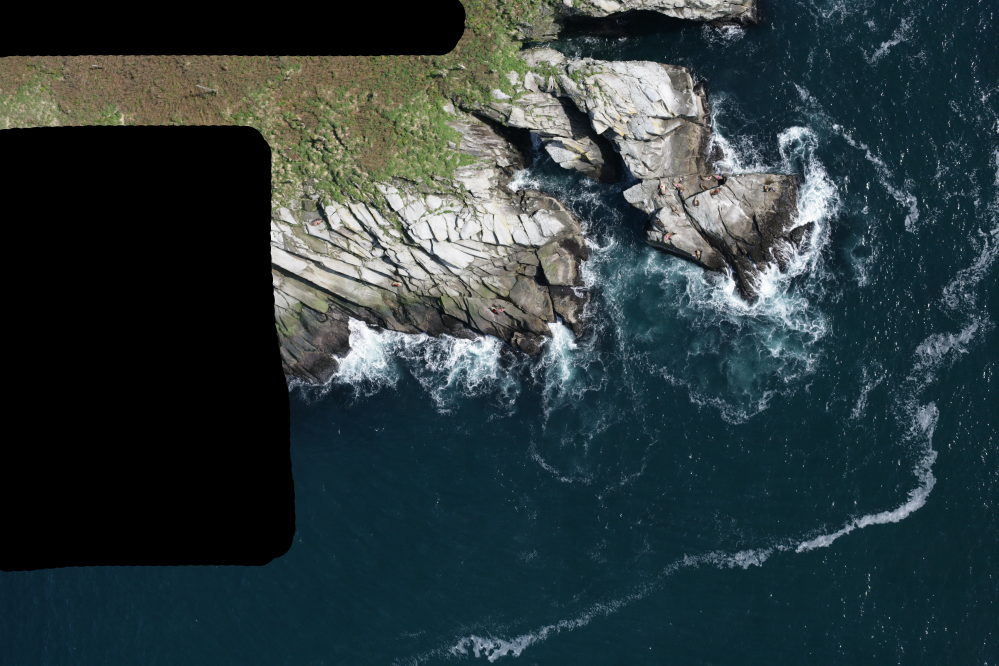
#> input picture Data/train-dotted/10.jpg, 4992 x 3328 px, found by its file name (shown at 1/5 size); its folder holds only this picture in this run
$ python -i helper.py   (imports and definitions only)
#> lines starting #> are read from the running program, lines starting #| are printed output that depends on the picture; after the words box and inside, x2 and y2 are one past the last pixel; in counts of white or black regions, pixels touching at a corner belong together; pictures that were not available may be replaced by others from this repository, and a replacement may not be noted
import cv2
import glob
import skimage.feature
import pandas as pd
import numpy as np
import os


bad_images = [3, 7, 9, 21, 30, 34, 71, 81, 89, 97, 151, 184, 215, 234, 242, 268, 290, 311, 331, 344, 380, 384, 406, 421,
              469, 475, 490, 499, 507,
              530, 531, 605, 607, 614, 621, 638, 644, 687, 712, 721, 767, 779, 781, 794, 800, 811, 839, 840, 869, 882,
              901, 903, 905, 909, 913, 927, 946]

sealion_classes = ['adult_males', 'subadult_males', 'adult_females', 'juveniles', 'pups']


def get_sealion_coords(path):
    """
    Generate coods.csv file which contains each sea lion coordinates
    :param path: data path
    :return: None
    """
#> called with path = '../../../../Data/train-dotted/10.jpg'
    train_path = path + 'Train/'
    train_dotted_path = path + 'TrainDotted/'

    tids = list(map(lambda x: int(os.path.basename(x)[:-4]), glob.glob(train_path + '*.jpg')))
    tids = sorted(list(filter(lambda x: x not in bad_images, tids)))

    print('there are totally {} images'.format(len(tids)))

    res = []

    for i, tid in enumerate(tids):

        # read the Train and Train Dotted images
        image_1 = cv2.imread(train_dotted_path + '{}.jpg'.format(tid))
#> image_1 is the input picture: shape (3328, 4992, 3); mean B, G, R 60.5, 58, 44.4
        image_2 = cv2.imread(train_path + '{}.jpg'.format(tid))

        # absolute difference between Train and TrainDotted
        image_3 = cv2.absdiff(image_1, image_2)
#> image_3: shape (3328, 4992, 3); every value is 0

        # mask out blackened regions from Train Dotted
        mask_1 = cv2.cvtColor(image_1, cv2.COLOR_BGR2GRAY)
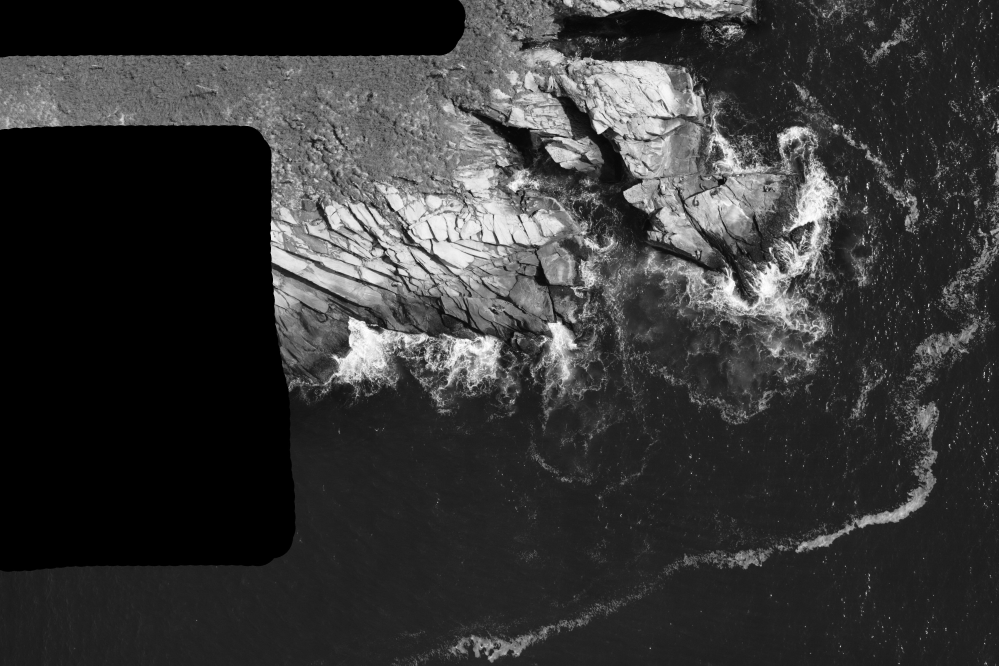
#> mask_1: shape (3328, 4992) (shown at 1/5 size); min 0, max 255, mean 54.2
        mask_1[mask_1 < 20] = 0
        mask_1[mask_1 > 0] = 255
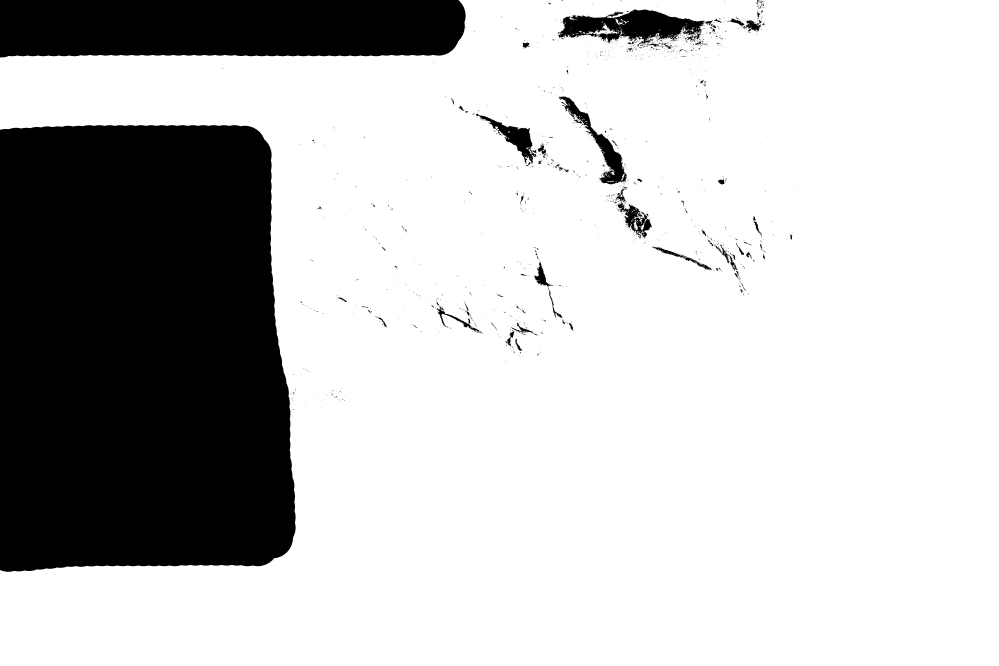
#> mask_1: shape (3328, 4992) (shown at 1/5 size); 76.5% white; 2491 black regions (2292 under 20 px), largest, box (x1, y1, x2, y2) and area: (0, 626, 1478, 2859) 3089857, (0, 0, 2328, 287) 641337, (2788, 46, 3564, 222) 71379

        mask_2 = cv2.cvtColor(image_2, cv2.COLOR_BGR2GRAY)
        mask_2[mask_2 < 20] = 0
        mask_2[mask_2 > 0] = 255

        image_3 = cv2.bitwise_or(image_3, image_3, mask=mask_1)
        image_3 = cv2.bitwise_or(image_3, image_3, mask=mask_2)

        # convert to grayscale to be accepted by skimage.feature.blob_log
        image_3 = cv2.cvtColor(image_3, cv2.COLOR_BGR2GRAY)
#> image_3: shape (3328, 4992); every value is 0

        # detect blobs
        blobs = skimage.feature.blob_log(image_3, min_sigma=3, max_sigma=4, num_sigma=1, threshold=0.02)
#> blobs = empty array

        res_dic = {
            'adult_males': [],
            'subadult_males': [],
            'adult_females': [],
            'juveniles': [],
            'pups': []
        }

        for blob in blobs:
            # get the coordinates for each blob
            y, x, s = blob
            # get the color of the pixel from Train Dotted in the center of the blob
            b, g, r = image_1[int(y)][int(x)][:]

            # decision tree to pick the class of the blob by looking at the color in Train Dotted
            if r > 200 and b < 50 and g < 50:  # RED
                res_dic['adult_males'].append((int(x), int(y)))
            elif r > 200 and b > 200 and g < 50:  # MAGENTA
                res_dic['subadult_males'].append((int(x), int(y)))
            elif r < 100 and b < 100 and 150 < g < 200:  # GREEN
                res_dic['pups'].append((int(x), int(y)))
            elif r < 100 and b > 100 and g < 100:  # BLUE
                res_dic['juveniles'].append((int(x), int(y)))
            elif r < 150 and b < 50 and g < 100:  # BROWN
                res_dic['adult_females'].append((int(x), int(y)))
#> this loop made 0 passes

        for j, _class in enumerate(sealion_classes):
            for (y, x) in res_dic[_class]:
                res.append([tid, j, x, y, _class])

        print('\r{} image completes...'.format(i+1), end='')

    print()
    coords_df = pd.DataFrame(data=res, columns=['tid', 'cls', 'row', 'col', 'class'])
    coords_df.to_csv(path + 'coords.csv', index=False)
    print("coords_csv saved!")


# [114 lines left out: functions get_sl_patches, get_bg_patches, get_patch_info, not called in this run]

>>> result = get_sealion_coords('../../../../Data/train-dotted/10.jpg')

$ run again, on Data/train-dotted/5.jpg
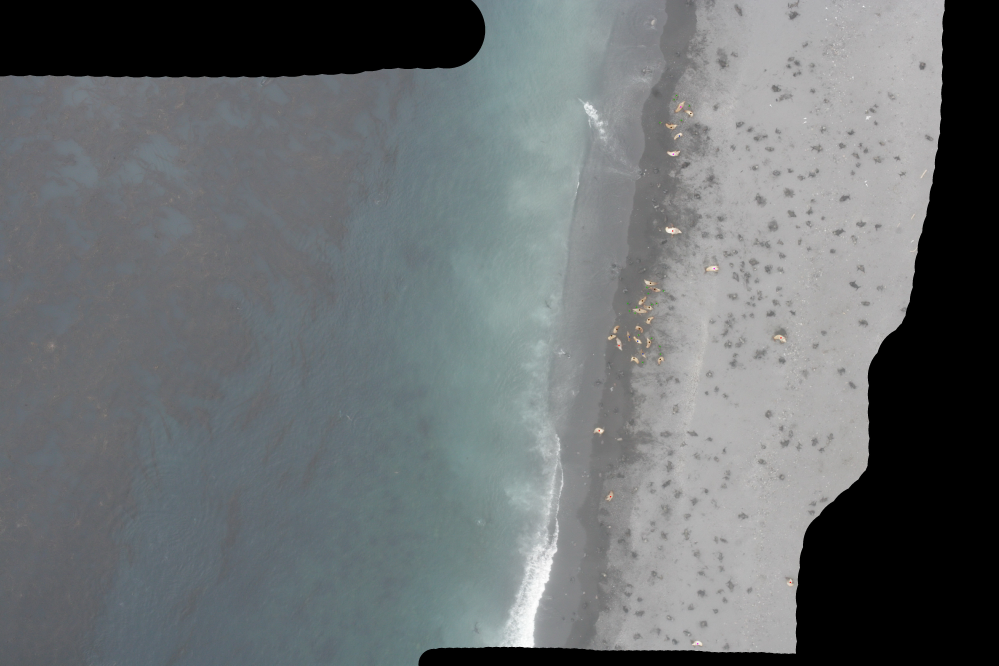
#> input picture Data/train-dotted/5.jpg, 4992 x 3328 px, found by its file name (shown at 1/5 size)
#> in get_sealion_coords, image_1 is the input picture: shape (3328, 4992, 3); mean B, G, R 113.1, 111.3, 106.8
#> in get_sealion_coords, `mask_1[mask_1 > 0] = 255`:
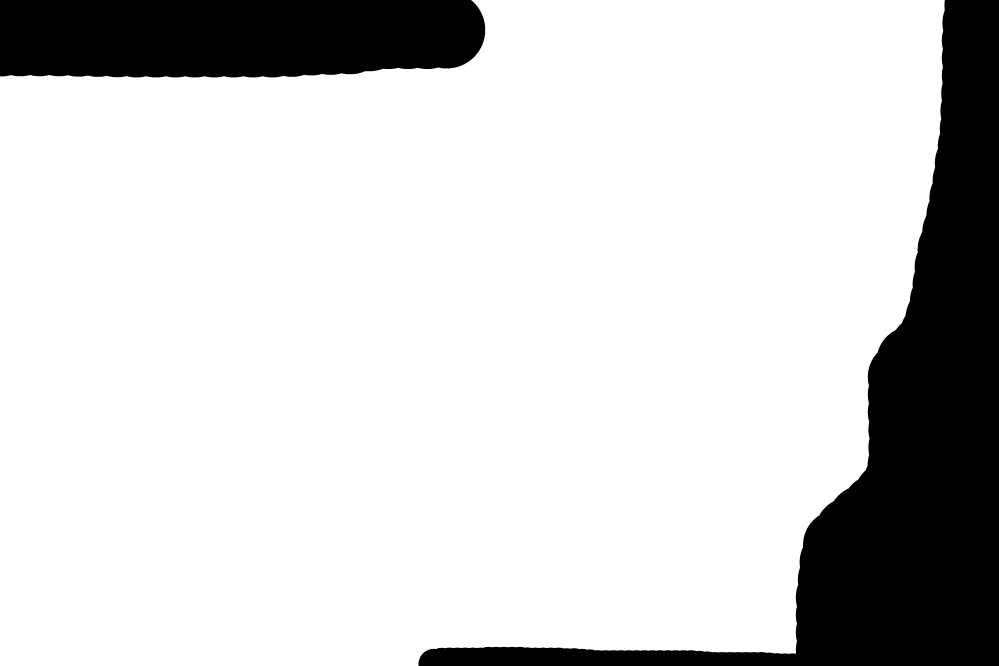
#> mask_1: shape (3328, 4992) (shown at 1/5 size); 82.1% white; 2 black regions, box (x1, y1, x2, y2) and area: (2092, 0, 4992, 3328) 2081693, (0, 0, 2426, 387) 891370
#> blobs = empty array
